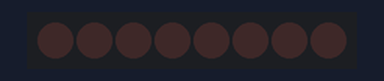
This sketch was run on a simulated Arduino Uno, built with avr-gcc and run on an emulated ATmega328P. On the bench: 8 shift-register outputs drawn as a row of LEDs (first output left, lit = HIGH). Wiring (inferred from the names in the program): shift register (74HC595): data pin 11; shift clock pin 12; latch pin 8. Wiring (inferred from the signals the program sends): row of LEDs: on Q0, Q1, Q2, Q3, Q4, Q5, Q6, Q7.

Above: at 0.1 s.
At 2.1 s:
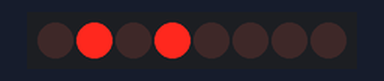
At 4.1 s:
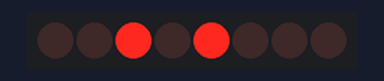
At 8.3 s:
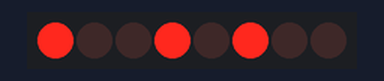
At 12.3 s:
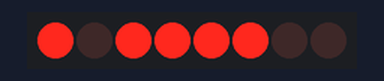
At 16.5 s:
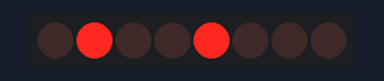
Timing chart, 0 to 16.8 s (numbered marks = the images above):
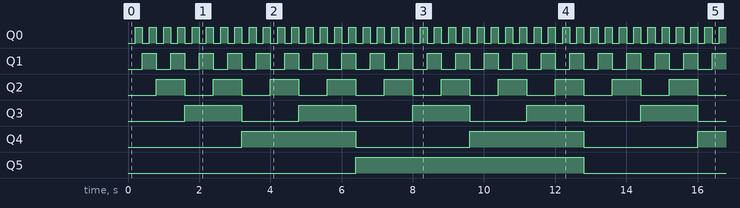

Measured:
- by itself, Q0: alternates HIGH for 0.20 s and LOW for 0.20 s
- by itself, Q1: alternates HIGH for 0.40 s and LOW for 0.40 s
- by itself, Q2: alternates HIGH for 0.80 s and LOW for 0.80 s
- by itself, Q3: alternates HIGH for 1.6 s and LOW for 1.6 s
- by itself, Q4: alternates HIGH for 3.2 s and LOW for 3.2 s
- by itself, Q5: alternates HIGH for 6.4 s and LOW for 6.4 s

The sketch:

ShiftRegister.ino
```cpp
int latchPin = 8;
int clockPin = 12;
int dataPin = 11;


void setup() {
  // put your setup code here, to run once:
  pinMode(latchPin, OUTPUT);
  pinMode(clockPin, OUTPUT);
  pinMode(dataPin, OUTPUT);
}

void loop() {
  // put your main code here, to run repeatedly:
  for (int i = 0; i< 64; i++){
  digitalWrite(latchPin, LOW);
  shiftOut(dataPin, clockPin, MSBFIRST, i);
  digitalWrite(latchPin, HIGH);
  delay(200);
  }
}
```
